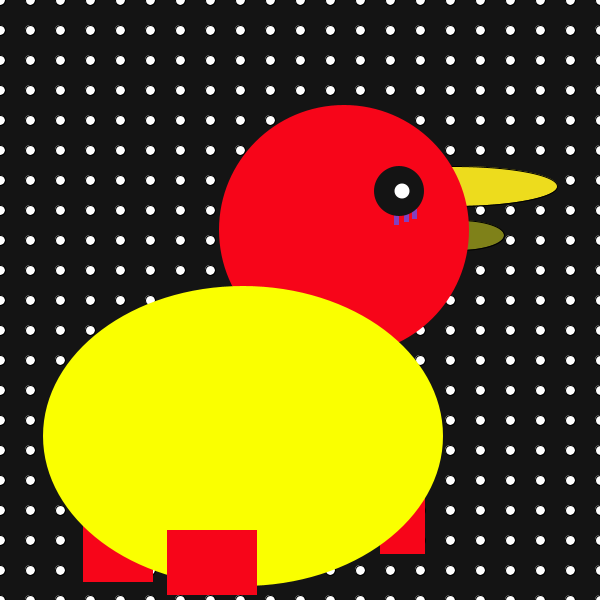
Frame 1 (no input)
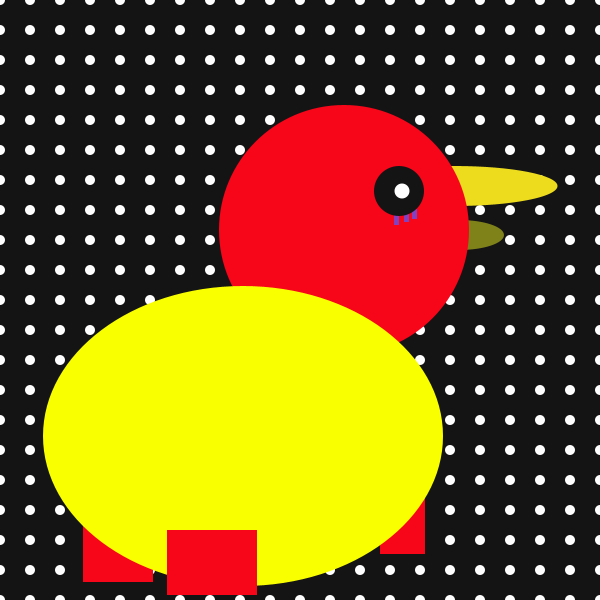
Frame 60 (the mouse pressed at the canvas centre just before this capture)
Frame 120 (the mouse held since frame 60 and released just before this capture): identical to frame 60, image omitted

The Processing sketch that drew these frames (run headless with seeded random() and noise(); from frame 60 on, the mouse is pressed at the canvas centre):

// Processing sketch: processing_159993
// ── processing_159993.pde

void setup() {
size (600, 600) ;
}
void draw() {

background(20) ;

//this is my pattern
for (int y = 0; y < 30; y++) {
for (int x = 0; x < 30; x++) {
ellipse(30*x, 30*y,10, 10) ;
fill(#FFFFFF) ;
}
}
// My coding
fill(#7F8119) ;
ellipse(459, 235, 90, 30) ; //bottom lip


fill(#EDDC1D) ;
ellipse(455, 186, 205, 40) ; //top lip

noStroke() ;
fill(#F70519) ;
ellipse(344, 230, 250, 250) ; //head

noStroke() ;
fill(#8340BF) ;
rect(394, 215, 5, 10) ; //bottom

noStroke() ;
fill(#8340BF) ;
rect(404, 212, 5, 10) ; //bottom2

noStroke() ;
fill(#8340BF) ;
rect(412, 209, 5, 10) ; //bottom3

noStroke() ;
fill(#F70519) ;
rect(83, 522, 70, 60) ; //backleg


fill(#F70519) ;
rect(380, 494, 45, 60) ; //frontleg

noStroke() ;
fill(#FAFF00) ;
ellipse(243, 436, 400, 300) ; //body

fill(#F70519) ;
rect(167, 530, 90, 65) ; //backfrontleg


noStroke() ;
fill(20) ;
ellipse(399, 191, 50, 50) ; // eye

noStroke() ;
fill(#FFFFFF) ;
ellipse(402, 191, 15, 15) ; //pupil

//* println(mouseX + " , " + mouseY) ;
//* text(mouseX + " , " + mouseY, 30, 20) ;
//* rect(mouseX, mouseY, 10, 10) ;

}
